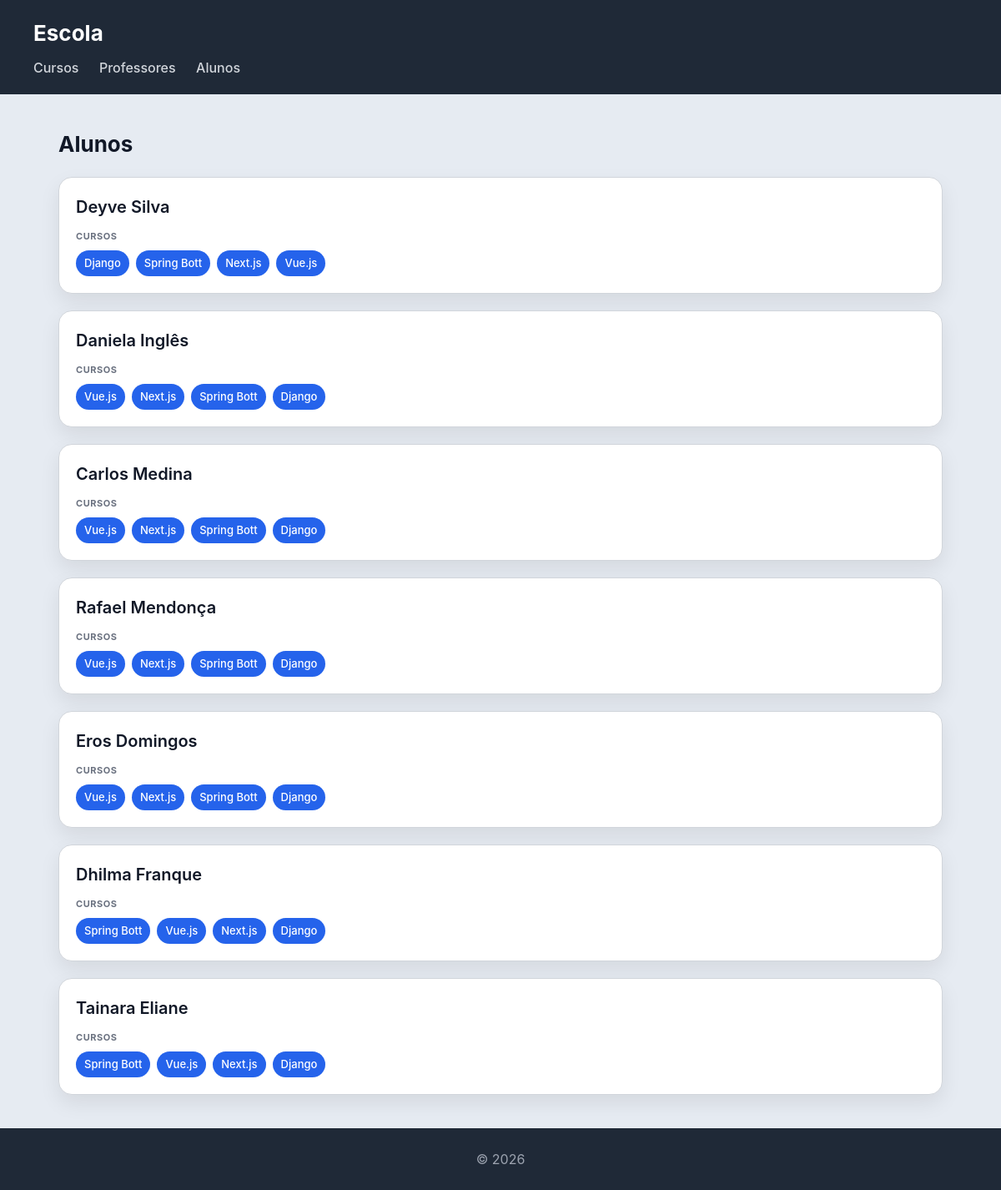
The page /escola/alunos/ on the database its author committed.
### escola/models.py (models this page shows, shortened)
class Aluno(models.Model):
    nome = models.CharField(max_length=100)
    numero = models.CharField(max_length=20, unique=True)
    def __str__(self):
        return self.nome

class Curso(models.Model):
    nome = models.CharField(max_length=100)
    imagem = models.ImageField(upload_to='cursos/')
    professor = models.ForeignKey(Professor, on_delete=models.CASCADE, related_name='cursos')
    alunos = models.ManyToManyField(Aluno, related_name='cursos')

### escola/views.py (the view)
# urls.py: path('alunos/', views.alunos_view, name="alunos"),
def alunos_view(request):
    alunos = Aluno.objects.prefetch_related('cursos').all()
    return render(request, 'escola/alunos.html', {'alunos': alunos})

### escola/templates/escola/alunos.html (shortened to what this page needs)
{% extends "escola/base.html" %}
{% block content %}
<h2>Alunos</h2>
<section>
    {% for aluno in alunos %}
    <article>
        <header>
            <h3>{{ aluno }}</h3>
        </header>
        <section>
            <h4>Cursos</h4>
            <ul>
                {% for curso in aluno.cursos.all %}
                    <li>
                       <a href="{% url 'curso_detalhe' curso.id %}">{{ curso.nome }}</a>
                    </li>
               {% endfor %}
            </ul>
        </section>
    </article>
    {% endfor %}
</section>
{% endblock %}

### escola/static/escola/styles.css (style rules this page uses)
* { box-sizing: border-box; margin: 0; padding: 0; }
body { font-family: "Inter", "Segoe UI", system-ui, -apple-system, sans-serif; background: #e6ebf2; color: #111827; line-height: 1.5; }
h2 { margin-bottom: 20px; font-size: 26px; }
section > article { background: white; padding: 20px; border-radius: 16px; border: 1px solid #d1d5db; box-shadow: 0 10px 25px rgba(0,0,0,0.08); transition: all 0.25s ease; margin-bottom: 20px; }
article > header { margin-bottom: 12px; }
article > header > h3 { font-size: 20px; font-weight: 600; margin-bottom: 4px; }
article > section > ul > li a { color: inherit; text-decoration: none; display: block; }
article > section { margin-top: 10px; }
article > section > h4 { font-size: 11px; text-transform: uppercase; color: #6b7280; margin-bottom: 8px; letter-spacing: 0.05em; }
article > section > ul { list-style: none; display: flex; flex-wrap: wrap; gap: 8px; }
article > section > ul > li { background: #2563eb; color: white; padding: 6px 10px; border-radius: 999px; font-size: 13px; font-weight: 500; }

### rows shown on the page
Aluno: nome "Deyve Silva"
Curso: nome "Django"
Curso: nome "Spring Bott"
Curso: nome "Next.js"
Curso: nome "Vue.js"
Aluno: nome "Daniela Inglês"
Aluno: nome "Carlos Medina"
Aluno: nome "Rafael Mendonça"
Aluno: nome "Eros Domingos"
Aluno: nome "Dhilma Franque"
Aluno: nome "Tainara Eliane"
